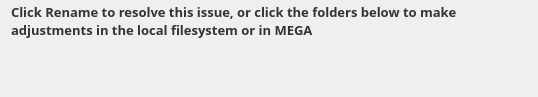
<?xml version="1.0" encoding="UTF-8"?>
<ui version="4.0">
 <class>LocalAndRemoteNameConflicts</class>
 <widget class="QWidget" name="LocalAndRemoteNameConflicts">
  <property name="geometry">
   <rect>
    <x>0</x>
    <y>0</y>
    <width>538</width>
    <height>97</height>
   </rect>
  </property>
  <property name="windowTitle">
   <string/>
  </property>
  <layout class="QVBoxLayout" name="verticalLayout">
   <property name="spacing">
    <number>0</number>
   </property>
   <property name="leftMargin">
    <number>0</number>
   </property>
   <property name="topMargin">
    <number>0</number>
   </property>
   <property name="bottomMargin">
    <number>11</number>
   </property>
   <item>
    <widget class="QLabel" name="selectLabel">
     <property name="font">
      <font>
       <family>Lato 13</family>
       <pointsize>-1</pointsize>
       <bold>true</bold>
      </font>
     </property>
     <property name="styleSheet">
      <string notr="true">#selectLabel
{
    font-family: Lato Bold;
    font-size: 13px;
    line-height: 16px;
    color: #333333;
}</string>
     </property>
     <property name="text">
      <string>Click Rename to resolve this issue, or click the folders below to make adjustments in the local filesystem or in MEGA</string>
     </property>
     <property name="wordWrap">
      <bool>true</bool>
     </property>
     <property name="indent">
      <number>11</number>
     </property>
    </widget>
   </item>
   <item>
    <spacer name="verticalSpacer">
     <property name="orientation">
      <enum>Qt::Vertical</enum>
     </property>
     <property name="sizeType">
      <enum>QSizePolicy::Fixed</enum>
     </property>
     <property name="sizeHint" stdset="0">
      <size>
       <width>0</width>
       <height>5</height>
      </size>
     </property>
    </spacer>
   </item>
   <item>
    <widget class="QWidget" name="namesContainer" native="true">
     <layout class="QVBoxLayout" name="verticalLayout_2">
      <property name="spacing">
       <number>24</number>
      </property>
      <property name="leftMargin">
       <number>0</number>
      </property>
      <property name="topMargin">
       <number>0</number>
      </property>
      <property name="rightMargin">
       <number>0</number>
      </property>
      <property name="bottomMargin">
       <number>0</number>
      </property>
      <item>
       <widget class="CloudNameConflict" name="cloudConflictNames" native="true"/>
      </item>
      <item>
       <widget class="LocalNameConflict" name="localConflictNames" native="true"/>
      </item>
     </layout>
    </widget>
   </item>
  </layout>
 </widget>
 <customwidgets>
  <customwidget>
   <class>CloudNameConflict</class>
   <extends>QWidget</extends>
   <header>stalled_issues_cases/NameConflict.h</header>
   <container>1</container>
  </customwidget>
  <customwidget>
   <class>LocalNameConflict</class>
   <extends>QWidget</extends>
   <header>stalled_issues_cases/NameConflict.h</header>
   <container>1</container>
  </customwidget>
 </customwidgets>
 <resources/>
 <connections/>
</ui>
